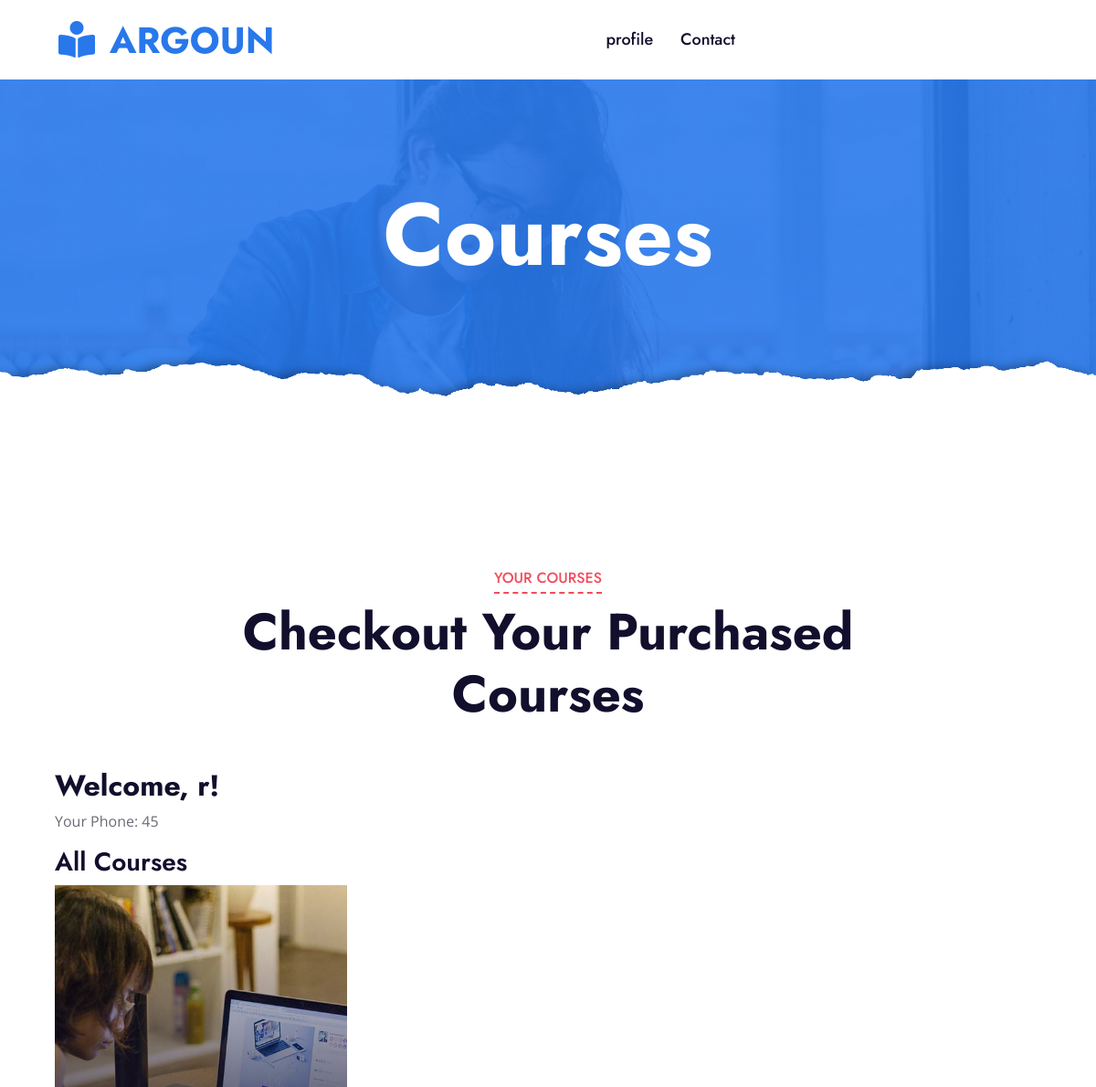
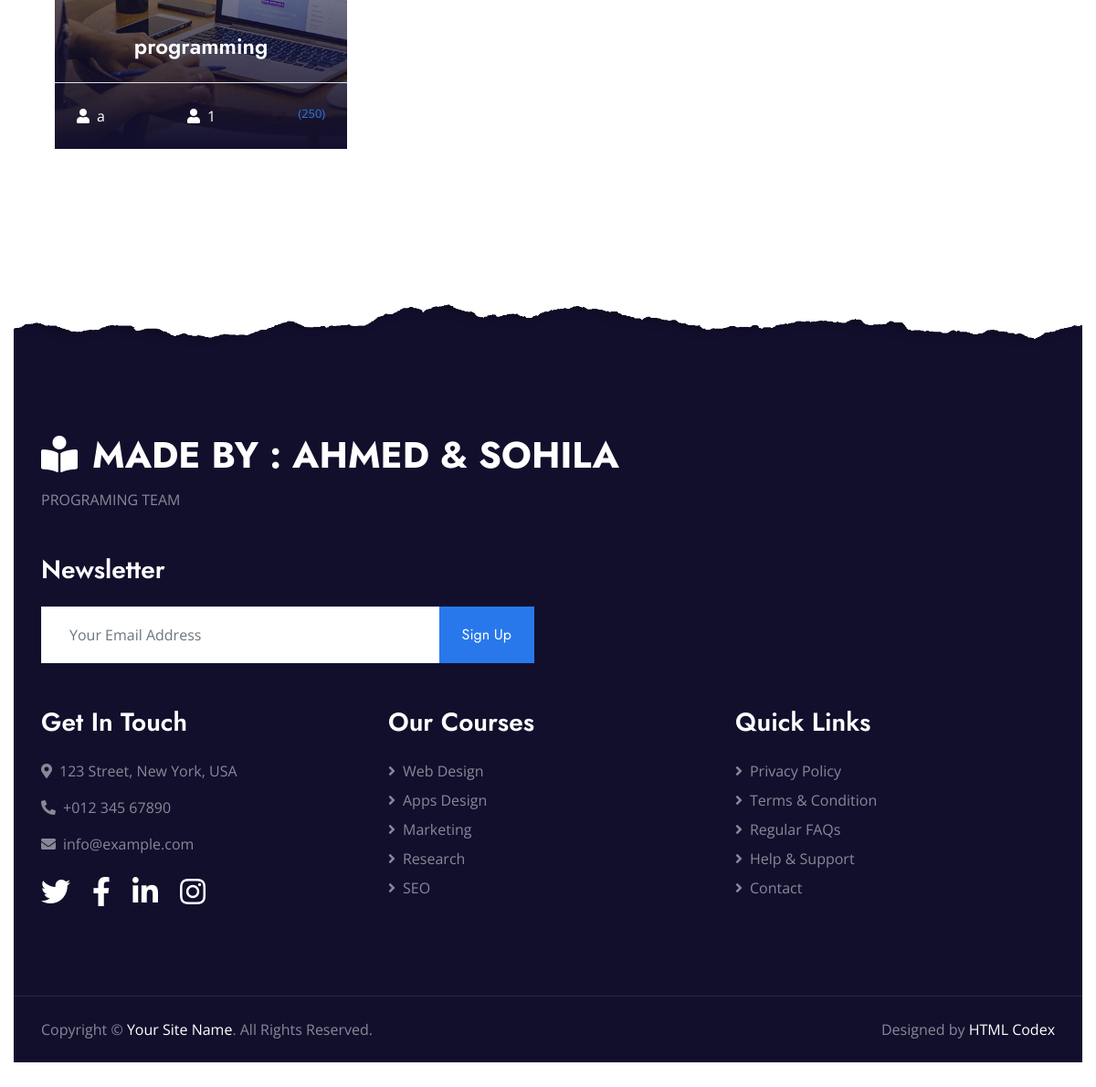
/paid (signed in), run on the app's committed database (2 pictures, top to bottom).
### main.py (models this page shows)
    class Paid_courses(db.Model):
        id = db.Column(db.Integer, primary_key=True)
        course_name = db.Column(db.String(1000))
        teacher_name = db.Column(db.String(100))
        teacher_phone = db.Column(db.String(100))
        user_name = db.Column(db.String(100))
        user_phone = db.Column(db.String(100))
        user_id = db.Column(db.String(100))
        course_id = db.Column(db.String(100))

### main.py (the view)
@app.route("/paid")
def paid():
    user_id = session.get('user_id')
    user_name = session.get('user_name')
    user_phone = session.get('user_phone')
    paid_courses=Paid_courses.query.all()
    my_courses=[]
    for course in paid_courses:
        if   user_name == course.user_name and user_phone==course.user_phone :
            my_courses.append(course)
    return render_template("paid_courses.html", user_id=user_id, user_name=user_name, user_phone=user_phone,paid_courses=my_courses)

### templates/paid_courses.html (shortened to what this page needs)
<!DOCTYPE html>
<html lang="en">
<head>
    <link href="https://cdnjs.cloudflare.com/ajax/libs/font-awesome/5.10.0/css/all.min.css" rel="stylesheet">
    <link href="lib/owlcarousel/assets/owl.carousel.min.css" rel="stylesheet">
    <link href="../static/css/style.css" rel="stylesheet">
</head>
<body>
    <div class="container-fluid p-0">
        <nav class="navbar navbar-expand-lg bg-white navbar-light py-3 py-lg-0 px-lg-5">
            <a href="/" class="navbar-brand ml-lg-3">
                <h1 class="m-0 text-uppercase text-primary"><i class="fa fa-book-reader mr-3"></i>Argoun</h1>
            </a>
            <div class="collapse navbar-collapse justify-content-between px-lg-3" id="navbarCollapse">
                <div class="navbar-nav mx-auto py-0">
                    <a href="/profile" class="nav-item nav-link">profile</a>
                    <a href="/contact" class="nav-item nav-link">Contact</a>
                </div>
            </div>
        </nav>
    </div>
    <div class="jumbotron jumbotron-fluid page-header position-relative overlay-bottom" style="margin-bottom: 90px;">
        <div class="container text-center py-5">
            <h1 class="text-white display-1">Courses</h1>
        </div>
    </div>
    <div class="container-fluid py-5">
        <div class="container py-5">
            <div class="row mx-0 justify-content-center">
                <div class="col-lg-8">
                    <div class="section-title text-center position-relative mb-5">
                        <h6 class="d-inline-block position-relative text-secondary text-uppercase pb-2">Your Courses</h6>
                        <h1 class="display-4">Checkout Your Purchased Courses</h1>
                    </div>
                </div>
            </div>
            <div class="row">
                <div class="col-lg-4 col-md-6 pb-4">
{% block content %}
   <div class="container">
       <h2>Welcome, {{ user_name }}!</h2>
       <p>Your Phone: {{ user_phone }}</p>
       <h3>All Courses</h3>
       <div class="courses-list">
           {% for course in paid_courses %}
               <a class="courses-list-item position-relative d-block overflow-hidden mb-2" href="/detail/{{ course.id }}">
                   <img class="img-fluid" src="../static/img/courses-1.jpg" alt="">
                   <div class="courses-text">
                       <h4 class="text-center text-white px-3">{{ course.course_name }}</h4>
                       <div class="border-top w-100 mt-3">
                           <div class="d-flex justify-content-between p-4">
                               <span class="text-white"><i class="fa fa-user mr-2"></i>{{ course.teacher_name }}</span>
                               <span class="text-white"><i class="fa fa-user mr-2"></i>{{ course.id }}</span>
                                   <small>(250)</small></span>
                           </div>
                       </div>
                   </div>
               </a>
           {% endfor %}
       </div>
   </div>
{% endblock %}
            </div>
        </div>
    </div>
    <div class="container-fluid position-relative overlay-top bg-dark text-white-50 py-5" style="margin-top: 90px;">
        <div class="container mt-5 pt-5">
            <div class="row">
                <div class="col-md-8 mb-5">
                    <a href="index.html" class="navbar-brand">
                        <h1 class="mt-n2 text-uppercase text-white"><i class="fa fa-book-reader mr-3"></i>MADE BY : AHMED & SOHILA </h1>
                    </a>
                    <p class="m-0">PROGRAMING TEAM             </p>
                </div>
                <div class="col-md-6 mb-5">
                    <h3 class="text-white mb-4">Newsletter</h3>
                    <div class="w-100">
                        <div class="input-group">
                            <input type="text" class="form-control border-light" style="padding: 30px;" placeholder="Your Email Address">
                            <div class="input-group-append">
                                <button class="btn btn-primary px-4">Sign Up</button>
                            </div>
                        </div>
                    </div>
                </div>
            </div>
            <div class="row">
                <div class="col-md-4 mb-5">
                    <h3 class="text-white mb-4">Get In Touch</h3>
                    <p><i class="fa fa-map-marker-alt mr-2"></i>123 Street, New York, USA</p>
                    <p><i class="fa fa-phone-alt mr-2"></i>+012 345 67890</p>
                    <p><i class="fa fa-envelope mr-2"></i>info@example.com</p>
                    <div class="d-flex justify-content-start mt-4">
                        <a class="text-white mr-4" href="#"><i class="fab fa-2x fa-twitter"></i></a>
                        <a class="text-white mr-4" href="#"><i class="fab fa-2x fa-facebook-f"></i></a>
                        <a class="text-white mr-4" href="#"><i class="fab fa-2x fa-linkedin-in"></i></a>
                        <a class="text-white" href="#"><i class="fab fa-2x fa-instagram"></i></a>
                    </div>
                </div>
                <div class="col-md-4 mb-5">
                    <h3 class="text-white mb-4">Our Courses</h3>
                    <div class="d-flex flex-column justify-content-start">
                        <a class="text-white-50 mb-2" href="#"><i class="fa fa-angle-right mr-2"></i>Web Design</a>
                        <a class="text-white-50 mb-2" href="#"><i class="fa fa-angle-right mr-2"></i>Apps Design</a>
                        <a class="text-white-50 mb-2" href="#"><i class="fa fa-angle-right mr-2"></i>Marketing</a>
                        <a class="text-white-50 mb-2" href="#"><i class="fa fa-angle-right mr-2"></i>Research</a>
                        <a class="text-white-50" href="#"><i class="fa fa-angle-right mr-2"></i>SEO</a>
                    </div>
                </div>
                <div class="col-md-4 mb-5">
                    <h3 class="text-white mb-4">Quick Links</h3>
                    <div class="d-flex flex-column justify-content-start">
                        <a class="text-white-50 mb-2" href="#"><i class="fa fa-angle-right mr-2"></i>Privacy Policy</a>
                        <a class="text-white-50 mb-2" href="#"><i class="fa fa-angle-right mr-2"></i>Terms & Condition</a>
                        <a class="text-white-50 mb-2" href="#"><i class="fa fa-angle-right mr-2"></i>Regular FAQs</a>
                        <a class="text-white-50 mb-2" href="#"><i class="fa fa-angle-right mr-2"></i>Help & Support</a>
                        <a class="text-white-50" href="#"><i class="fa fa-angle-right mr-2"></i>Contact</a>
                    </div>
                </div>
            </div>
        </div>
    </div>
    <div class="container-fluid bg-dark text-white-50 border-top py-4" style="border-color: rgba(256, 256, 256, .1) !important;">
        <div class="container">
            <div class="row">
                <div class="col-md-6 text-center text-md-left mb-3 mb-md-0">
                    <p class="m-0">Copyright &copy; <a class="text-white" href="#">Your Site Name</a>. All Rights Reserved.
                    </p>
                </div>
                <div class="col-md-6 text-center text-md-right">
                    <p class="m-0">Designed by <a class="text-white" href="https://htmlcodex.com">HTML Codex</a>
                    </p>
                </div>
            </div>
        </div>
    </div>
</body>
</html>

### data on the page
Paid_courses: course_name "programming", teacher_name "a", id "1"

### other printed values
{{ user_name }} "r"
{{ user_phone }} "45"
